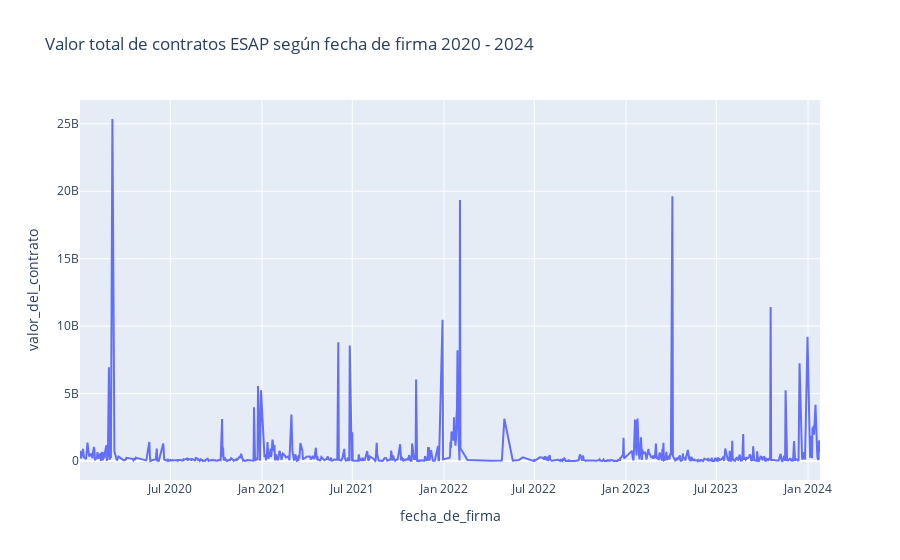

The notebook cell this image was saved under:
### Markdown cell above
_Valor de contratos ESAP según fecha de firma 2020 - 2024 (días)_

### Code cell
# Asegurar que 'fecha_de_firma' es un tipo de dato datetime
secop['fecha_de_firma'] = pd.to_datetime(secop['fecha_de_firma'])

# Agrupar y sumar el valor del contrato por fecha de firma
valor_fecha = secop.groupby('fecha_de_firma')['valor_del_contrato'].sum().reset_index()

# Crear el gráfico utilizando Plotly
fig = px.line(valor_fecha, x='fecha_de_firma', y='valor_del_contrato', title='Valor total de contratos ESAP según fecha de firma 2020 - 2024')

# Mostrar el gráfico
fig.show()

### Figure 1 — Plotly figure (JSON) as saved in the notebook; plotly's stock layout.template omitted (floating-point values rounded to 4 significant figures; data arrays with more than 128 entries replaced by an {"elided": "..."} marker saying what was removed)
{"data": [{"hovertemplate": "fecha_de_firma=%{x}<br>valor_del_contrato=%{y}<extra></extra>", "legendgroup": "", "line": {"color": "#636efa", "dash": "solid"}, "marker": {"symbol": "circle"}, "mode": "lines", "name": "", "orientation": "v", "showlegend": false, "type": "scatter", "x": {"elided": "734 str values"}, "xaxis": "x", "y": {"elided": "734 int values"}, "yaxis": "y"}], "layout": {"legend": {"tracegroupgap": 0}, "title": {"text": "Valor total de contratos ESAP según fecha de firma 2020 - 2024"}, "xaxis": {"anchor": "y", "domain": [0, 1], "title": {"text": "fecha_de_firma"}}, "yaxis": {"anchor": "x", "domain": [0, 1], "title": {"text": "valor_del_contrato"}}}}
